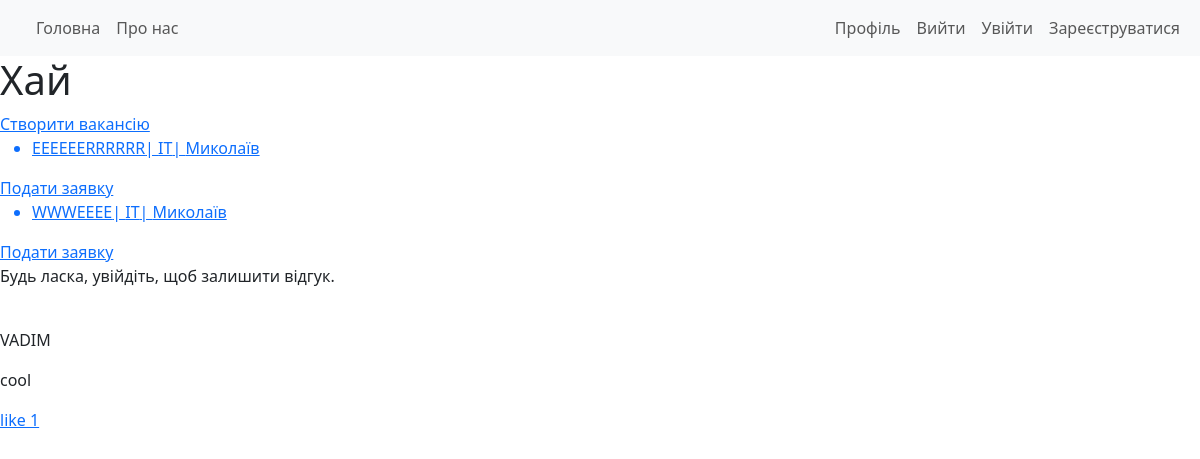
Before: / with the older database file.
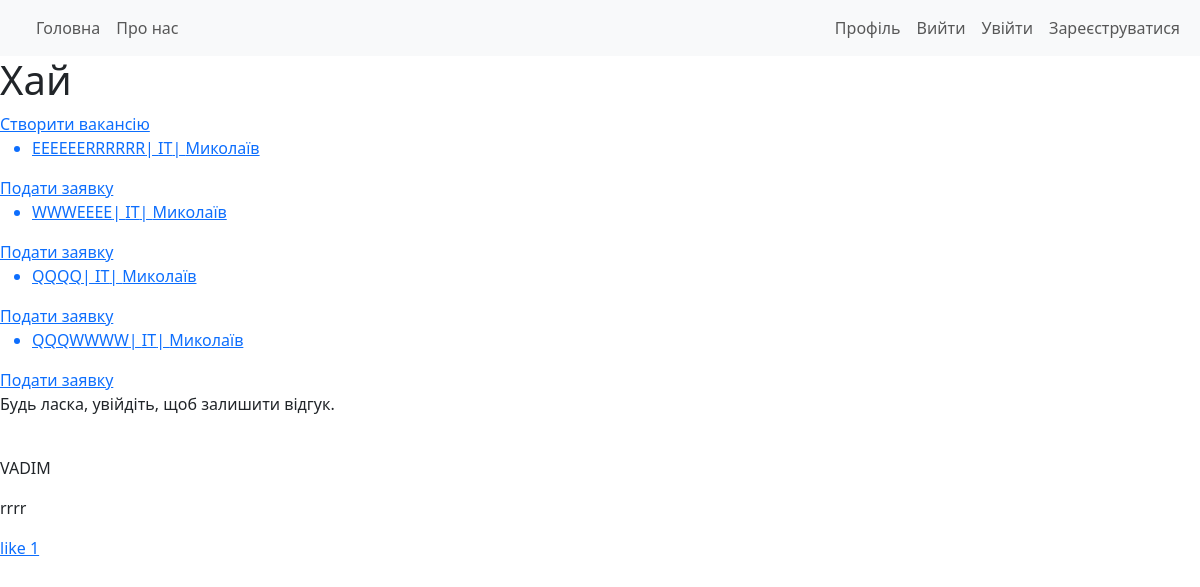
After: the same page with the newer database file.
### project/models.py (models this page shows, shortened)
class Vacancy(models.Model):
    title = models.CharField(max_length=256)#Заголовок
    description = models.TextField()#опис
    link = models.URLField(max_length=500, null=True, blank=True)
    company = models.ForeignKey(User, on_delete=models.CASCADE, related_name="vacancies")
    image = models.ImageField(upload_to='vacancies/images/',  null=True, blank=True)
    price_start = models.DecimalField(max_digits=10, decimal_places=2, null=True, blank=True)
    price_end = models.DecimalField(max_digits=10, decimal_places=2, null=True, blank=True)
    category = models.ForeignKey(Category, on_delete=models.SET_NULL, null=True)
    city = models.ForeignKey(City, on_delete=models.SET_NULL, related_name="vacancies", null=True)
    street = models.CharField(max_length=255, verbose_name="Вулиця")
    date = models.DateTimeField(auto_now_add=True)#дата створення

class Category(models.Model):
    name = models.CharField(max_length=150)
    def __str__(self):
        return self.name

class City(models.Model):
    name = models.CharField(max_length=100)
    def __str__(self):
        return self.name

class Response(models.Model):
    author = models.OneToOneField(User, on_delete=models.CASCADE, related_name="site_comment")#автор
    content = models.TextField()#опис
    created_at = models.DateTimeField(auto_now_add=True)

### project/views.py (the view, shortened to what this page needs)
# urls.py: path('', views.Job_ListView.as_view(), name='job_list'),
class Job_ListView(ListView):
    model = Vacancy
    form_class = Response_CreatFrom
    context_object_name = "jobs"
    template_name = "jobs/job_list.html"
    def get_context_data(self, **kwargs):
        context = super().get_context_data(**kwargs)
        context['all_responses'] = Response.objects.all()
        user_already_responded = False
        if self.request.user.is_authenticated:
            user_already_responded = Response.objects.filter(author=self.request.user).exists()
        context['user_already_responded'] = user_already_responded
        context['form'] = self.form_class()
        return context

### templates/jobs/job_list.html (shortened to what this page needs)
{% extends 'base.html' %}
{% load static %}
{% block content %}
    <h1>Хай</h1>
    <a href="{% url 'job_creat' %}">
    Створити вакансію
</a>
{% for jo in jobs %}
<a href="{% url 'job_datail' pk=jo.id %}">
<ul>
    <li>
        {{ jo.title }}|
        {{ jo.category }}|
        {{ jo.city }}
    </li>
</ul>
</a>
<a href="#">
    Подати заявку
</a>
{% endfor %}
{% if user.is_authenticated %}
    {% if user_already_responded %}
        <p>Ви вже залишили відгук про наш сайт. Дякуємо!</p>
    {% else %}
        <form method="POST" action="">
            {% csrf_token %}
            {{ form.as_p }}
            <button type="submit">Опублікувати відгук</button>
        </form>
    {% endif %}
{% else %}
    <p>Будь ласка, увійдіть, щоб залишити відгук.</p>
{% endif %}
<br>
<div class="responses">
    {% for res in all_responses %}
                <p>{{ res.author }}</p>
                <p>{{ res.content }}</p>
    <a href="{% url 'Like_Response' res.id %}">
        like {{ res.likes.count }}
    </a>
    {% endfor %}
</div>
{% endblock %}

### templates/base.html (shortened to what this page needs)
<!DOCTYPE html>
{% load static %}
<html lang="en">
<head>
    <link href="https://cdn.jsdelivr.net/npm/bootstrap@5.3.8/dist/css/bootstrap.min.css" rel="stylesheet">
    <link rel="stylesheet" href="https://cdn.jsdelivr.net/npm/bootstrap-icons@1.11.1/font/bootstrap-icons.css">
    <link rel="stylesheet" href="{% static 'css/stayle.css' %}">
</head>
<body>
    <header>
        <nav class="navbar navbar-expand-lg navbar-light bg-light">
        <div class="container-fluid">
            <div class="collapse navbar-collapse" id="navbarNav">
                <ul class="navbar-nav me-auto">
                    <li class="nav-item">
                        <a class="nav-link" href="{% url 'job_list'%}">Головна</a>
                    </li>
                    <li class="nav-item">
                        <a class="nav-link" href="{% url 'job_site'%}">Про нас</a>
                    </li>
                </ul>
                <ul class="navbar-nav">
                        <li class="nav-item">
                            <a class="nav-link" href="#">Профіль</a>
                        </li>
                        <li class="nav-item">
                            <form action="#" method="post" class="d-inline">
                                <button type="submit" class="nav-link btn btn-link">Вийти</button>
                            </form>
                        </li>
                        <li class="nav-item">
                            <a class="nav-link" href="#">Увійти</a>
                        </li>
                        <li class="nav-item">
                            <a class="nav-link" href="#">Зареєструватися</a>
                        </li>
                </ul>
            </div>
        </div>
    </nav>
    </header>
    <main>
        {% block content %}
        {% endblock %}
    </main>
</body>
</html>

Changed rows visible on the page:
removed Response: author "VADIM", content "cool", likes.count "1"
added Vacancy: title "QQQQ", category "IT", city "Миколаїв"
added Vacancy: title "QQQWWWW", category "IT", city "Миколаїв"
added Response: author "VADIM", content "rrrr", likes.count "1"
